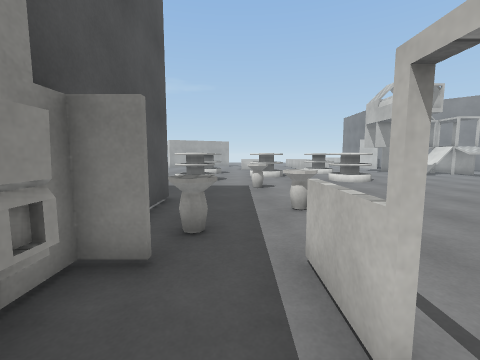
View 1 (above)

22 first-person views from a walk through a 3-D level made in the Unity game engine. The camera is 1.4 m above the floor, tilts 6° down and sees 90° across. The floor is counted in squares, 1 m on a side. Each view is taken from the middle of a square. On the plan, view 1 faces up. The plan holds only what a view shows up to about 13 squares ahead; the rest is blank. The place goes on beyond the plan. The player is left out. Some surface patterns are stand-ins.

View 2
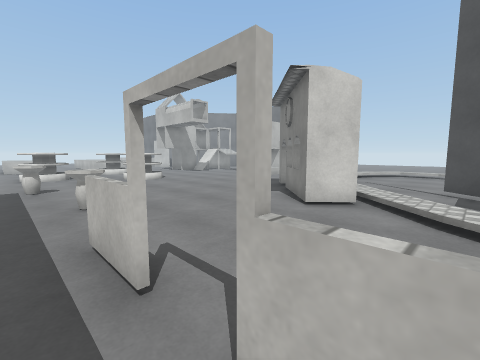

View 3
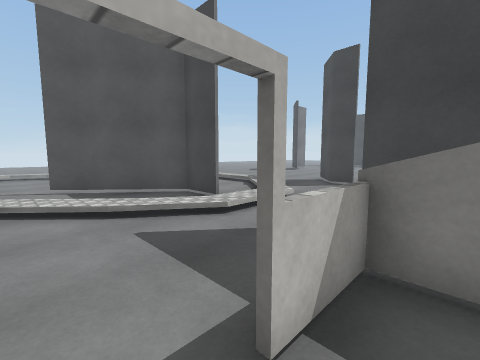

View 4
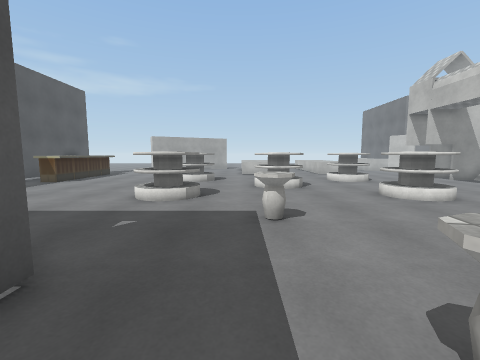

View 5
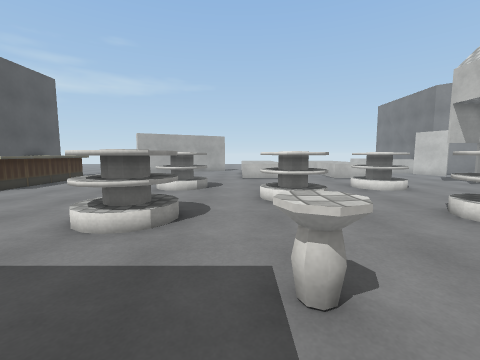

View 6
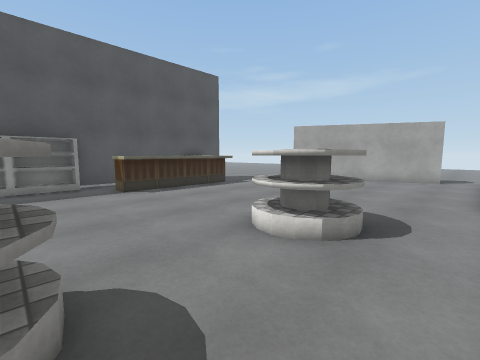

View 7
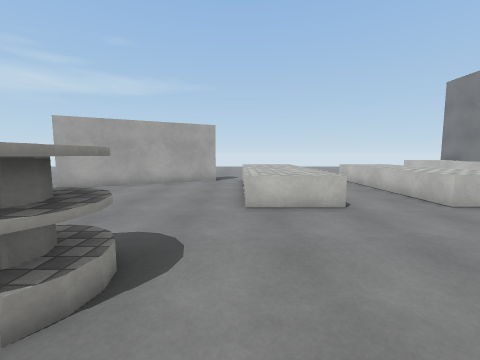

View 8
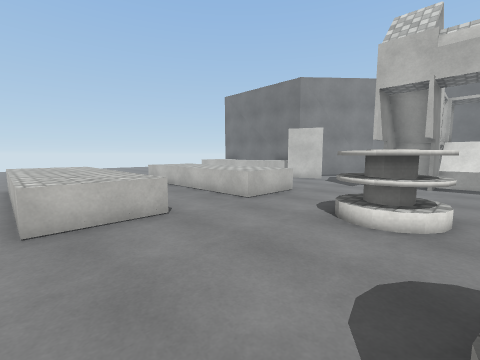

View 9
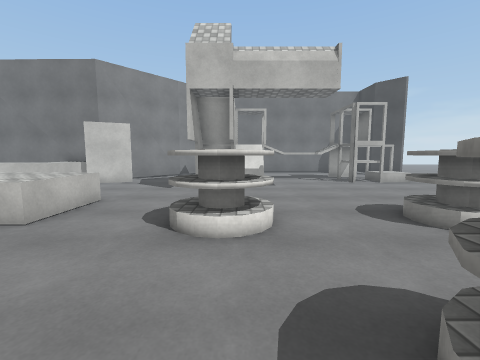

View 10
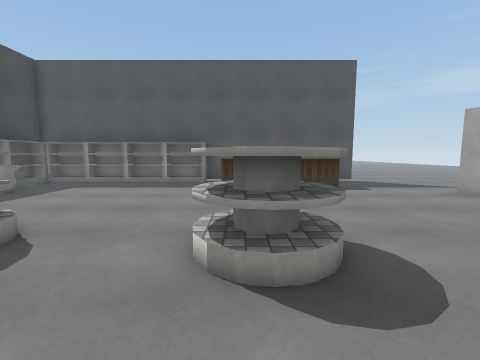

View 11
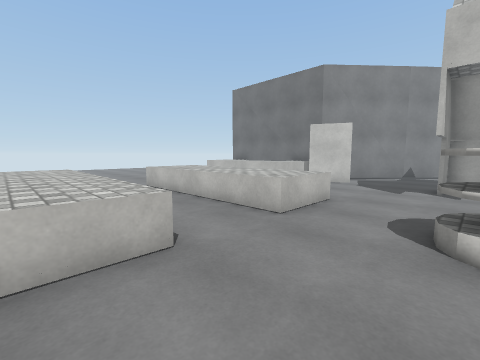

View 12
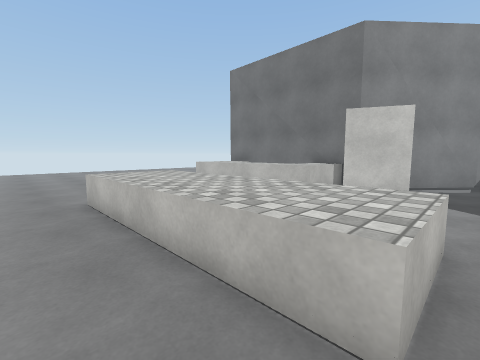

View 13
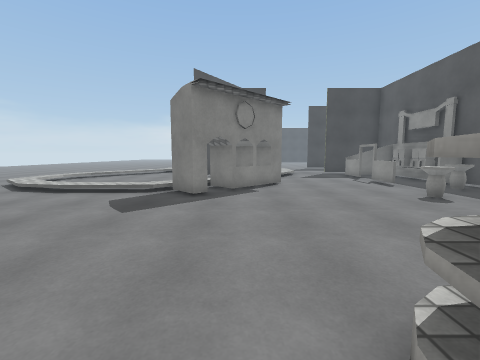

View 14
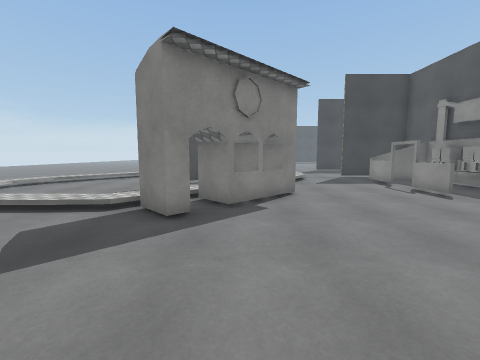

View 15
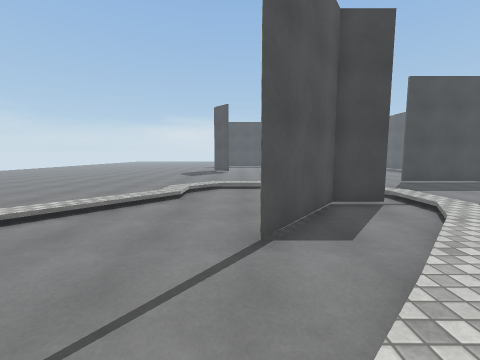

View 16
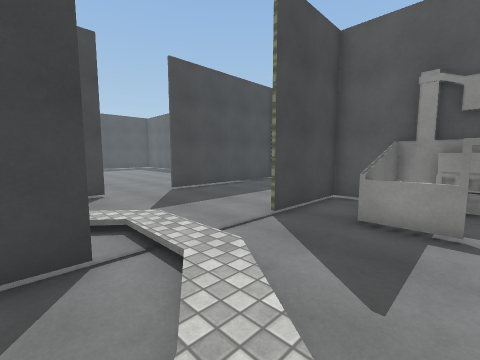

View 17
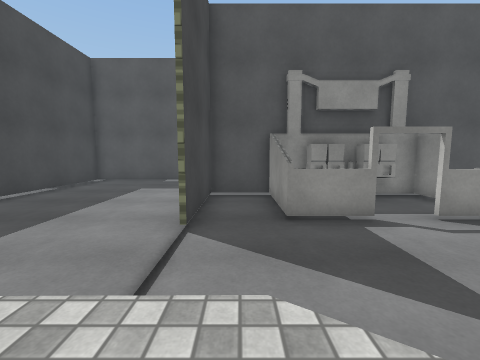

View 18
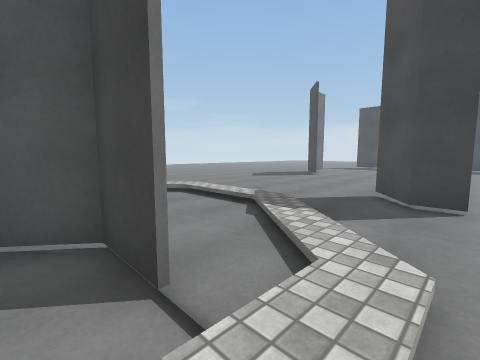

View 19
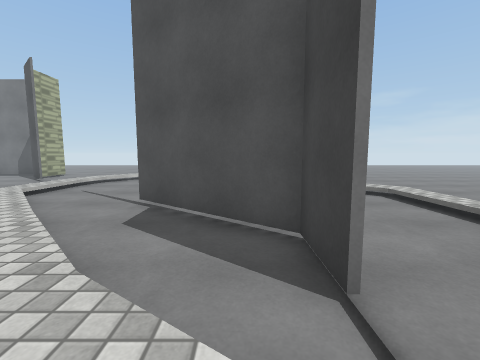

View 20
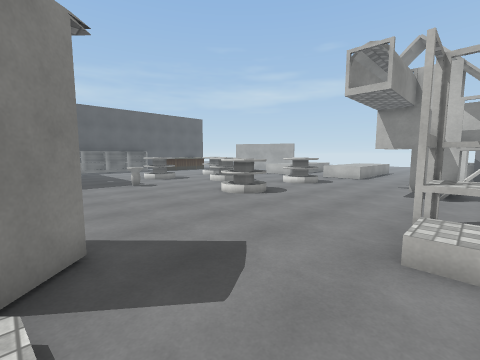

View 21
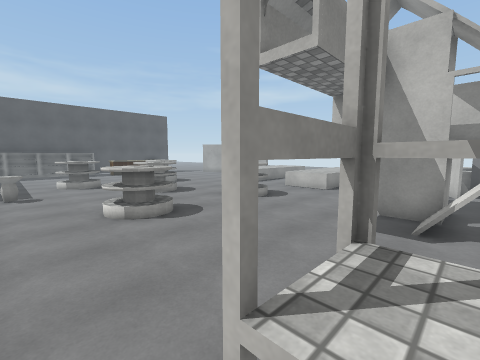

View 22
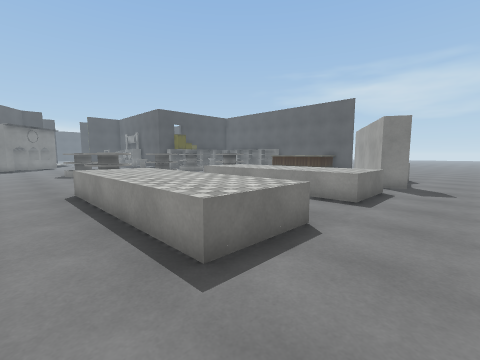

### Floor plan
Key: @ floor where view 1 was taken; # wall or solid block; x gap in a wall; . main floor; : floor 0.25 m higher than the main floor; + floor 0.5 m higher than the main floor; / step, stairs or slope; = window, fence, low wall or low ledge; ^ raised ledge; S shelf; O other object.
Columns run from 12 left of view 1 to 14 right of it. Each row starts with its distance up from view 1.
 32      ................ .^
 31      ................. ^  #
 30       .................^^ #
 29 ..     ^ ##x^^^^..^^^..^^ #
 28 ...     ##..^^^^..^^^..^^ #
 27 .... ###....^^^^..^^^..^^^#
 26 ....##......^^^^..^^^..^^^#
 25 ............^^^^..^^^..  ##
 24 #...........^^^^..^^^....#.
 23 #...........^^^^..^^^......
 22   ^^.........^^...^^^......
 21 # ^^.......................
 20 #  ^....................##.
 19 #  ^.....SS......SSS.....#.
 18 #.^^.....SS......SSS....###
 17 # ^......SS.. S...S......=#
 16 ##...........SSS...........
 15 ##...........SS............
 14 ##.......SS......SSS.......
 13 ##.......SS......SSS.......
 12 ##.......SS.......S......^^
 11 ##.......................^^
 10 ##..=. .....=^.........../+
  9 ##..^   ...................
  8 ####      #................
  7           #................
  6           #..^^......##....
  5           #=.........##////
  4           #^........## :///
  3           ##.#.....## :/...
  2           #..=.....# :/....
  1           #......../:/.....
  0           #.@x..../:/.#....
 -1           #..=.../O/..#....
 -2          .####...//..##....
 -3          .#.....//..##.....
 -4          .####..//x##...../
 -5          .......//........:
 -6      #...........//......./
 -7      #............//.....//
 -8      #.............///////
 -9      #............../////
-10      #........... ........
-11      #########...##........
-12              .... #........
-13               ...  ......

Positions as (right, up) in squares from view 1, and headings:
1: (0, 0), facing up
2: (0, -1), facing up-right
3: (0, 1), facing down-right
4: (0, 5), facing up
5: (0, 8), facing up
6: (0, 14), facing up-left
7: (0, 16), facing up
8: (0, 17), facing up-right
9: (1, 18), facing right
10: (1, 18), facing left
11: (1, 19), facing up-right
12: (4, 22), facing up-right
13: (8, 14), facing down
14: (8, 11), facing down
15: (11, 4), facing down
16: (7, 0), facing down-left
17: (6, -3), facing left
18: (4, -3), facing down-right
19: (4, -3), facing right
20: (14, 5), facing up-left
21: (14, 10), facing up-left
22: (10, 32), facing down-left
